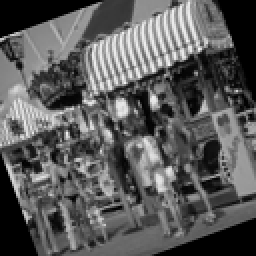
%> input picture MLMF/Dateset/testing set/obj11__2.png, 128 x 128 px, given in place of obj1__0.png, which was not available (shown 2 times larger)
$ octave main.m   (GNU Octave 9; MATLAB toolbox functions it lacks are replaced by stand-ins)
%> lines starting %> are read from the running program, lines starting %| are printed output that depends on the picture; in (x1, y1, x2, y2) boxes, pixels count from 0 and x2, y2 are one past the last pixel; in counts of white or black regions, pixels touching at a corner belong together; the program's own positions count from 1; pictures that were not available may be replaced by others from this repository, and a replacement may not be noted
### MLMF/Function/ro.m
function [r,o] = ro(n,m)
r = zeros(n,m);
o = zeros(n,m);
R = max((n-1)/2,(m-1)/2);
for x = 1:n
    for y = 1:m
        xx = x-1;
        yy = y-1;
        if (xx<=(n-1)/2) && (yy>=(m-1)/2)
            p = yy-(m-1)/2;
            q = (n-1)/2-xx;
            r(x,y) = sqrt(p^2+q^2)/R;
            o(x,y) = asin(q/sqrt(p^2+q^2));
        elseif (xx<=(n-1)/2) && (yy<(m-1)/2)
            p = (m-1)/2-yy;
            q = (n-1)/2-xx;
            r(x,y) = sqrt(p^2+q^2)/R;
            o(x,y) = pi-asin(q/sqrt(p^2+q^2));
        elseif (xx>(n-1)/2) && (yy<=(m-1)/2)
            p = (m-1)/2-yy;
            q = xx-(n-1)/2;
            r(x,y) = sqrt(p^2+q^2)/R;
            o(x,y) = pi+asin(q/sqrt(p^2+q^2));
        elseif (xx>(n-1)/2) && (yy>(m-1)/2)
            p = yy-(m-1)/2;
            q = xx-(n-1)/2;
            r(x,y) = sqrt(p^2+q^2)/R;
            o(x,y) = 2*pi-asin(q/sqrt(p^2+q^2));
        end
        if r(x,y)==0
            o(x,y) = 0;
        elseif r(x,y)>1
            r(x,y) = 100000000;
        end
    end
end

### MLMF/Function/getBF.m
function [BF,NoF,p,q,alpha]=getBF(MODE,sz1,sz2,maxorder)
p=0;q=0;alpha=0;
%% PZM
if MODE==1
    NoF=(maxorder+1)^2;
    indx=1;
    BF=cell(1,NoF);
    [rho,theta]=ro(sz1,sz2);
    pz=rho>1;
    r =rho; r(pz)= 10; r(~pz)= rho(~pz); rho =r;
    for order=0:1:maxorder
        for repetition=-order:1:order
            R=getPZM_RadialPoly(order,repetition,rho);
            pupil =R.*exp(-1j*repetition * theta);
            BF{1,indx}=pupil;
            indx=indx+1;
        end
    end
%% OFMM
elseif MODE==2
    NoF=(maxorder+1)*(2*maxorder+1);
    indx=1;
    BF=cell(1,NoF);
    [rho,theta]=ro(sz1,sz2);
    pz=rho>1;
    r =rho; r(pz)= 10; r(~pz)= rho(~pz); rho =r;
    for order=0:1:maxorder
        R=getOFMM_RadialPoly(order,rho);
        for repetition=-maxorder:1:maxorder
            pupil =R.*exp(-1j*repetition * theta);
            BF{1,indx}=pupil;
            indx=indx+1;
        end
    end
%% CHFM
elseif MODE==3
    NoF=(maxorder+1)*(2*maxorder+1);
    indx=1;
    BF=cell(1,NoF);
    [rho,theta]=ro(sz1,sz2);
    pz=rho>1;
    r =rho; r(pz)= 10; r(~pz)= rho(~pz); rho =r;
    for order=0:1:maxorder
        R=getCHFM_RadialPoly(order,rho);
        for repetition=-maxorder:1:maxorder
            pupil =R.*exp(-1j*repetition * theta);
            BF{1,indx}=pupil;
            indx=indx+1;
        end
    end
%% PJFM
elseif MODE==4
    NoF=(maxorder+1)*(2*maxorder+1);
    indx=1;
    BF=cell(1,NoF);
    [rho,theta]=ro(sz1,sz2);
    pz=rho>1;
    r =rho; r(pz)= 10; r(~pz)= rho(~pz); rho =r;
    for order=0:1:maxorder
        R=getPJFM_RadialPoly(order,rho);
        for repetition=-maxorder:1:maxorder
            pupil =R.*exp(-1j*repetition * theta);
            BF{1,indx}=pupil;
            indx=indx+1;
        end
    end
%% PCET
elseif MODE==5
    NoF=(2*maxorder+1)^2;
    BF=cell(1,NoF);
    [rho,theta]=ro(sz1,sz2);
    pz=rho>1;
    r =rho; r(pz)= 10; r(~pz)= rho(~pz); rho =r;
    indx=1;
    for order=-maxorder:1:maxorder
        R=exp(-1j*2*pi*order.*(rho.^2))/sqrt(pi);
        for repetition=-maxorder:1:maxorder
            pupil =R.*exp(-1j*repetition * theta);
            BF{1,indx}=pupil;
            indx=indx+1;
        end
    end
%% GPCET
elseif MODE==6
    NoF=(2*maxorder+1)^2;
    BF=cell(1,NoF);
    [rho,theta]=ro(sz1,sz2);
    pz=rho>1;
    r =rho; r(pz)= 10; r(~pz)= rho(~pz); rho =r;
    indx=1;
    disp('Parameter Setting: alpha>0;');
    alpha = input('alpha=');
    if  alpha<=0
        disp('Error!');
        return;
    end
    for order=-maxorder:1:maxorder
        R=sqrt(alpha*rho.^(alpha-2)).*exp(1j*2*pi*order.*(rho.^alpha))/sqrt(pi);
        for repetition=-maxorder:1:maxorder
            pupil =R.*exp(-1j*repetition * theta);
            BF{1,indx}=pupil;
            indx=indx+1;
        end
    end
%% FOFMM
elseif MODE==7
    NoF=(maxorder+1)*(2*maxorder+1);
    BF=cell(1,NoF);
    [rho,theta]=ro(sz1,sz2);
    pz=rho>1;
    r =rho; r(pz)= 10; r(~pz)= rho(~pz); rho =r;
    indx=1;
    disp('Parameter Setting: alpha>0;');
    alpha = input('alpha=');
    if  alpha<=0
        disp('Error!');
        return;
    end
    for order=0:1:maxorder
        R=getFOFMM_RadialPoly(order,rho,alpha);
        for repetition=-maxorder:1:maxorder
            pupil =R.*exp(-1j*repetition * theta);
            BF{1,indx}=pupil*1;
            indx=indx+1;
        end
    end
%% FCHFM
elseif MODE==8
    NoF=(maxorder+1)*(2*maxorder+1);
    BF=cell(1,NoF);
    [rho,theta]=ro(sz1,sz2);
    pz=rho>1;
    r =rho; r(pz)= 10; r(~pz)= rho(~pz); rho =r;
    indx=1;
    disp('Parameter Setting: alpha>0;');
    alpha = input('alpha=');
    if  alpha<=0
        disp('Error!');
        return;
    end
    for order=0:1:maxorder
        R=getFCHFM_RadialPoly(order,rho,alpha);
        for repetition=-maxorder:1:maxorder
            pupil =R.*exp(-1j*repetition * theta);
            BF{1,indx}=pupil*1;
            indx=indx+1;
        end
    end
%% FJFM-MLMF
elseif MODE==9
    NoF=(maxorder+1)*(2*maxorder+1)*5;
    BF=cell(1,NoF);
    [rho,theta]=ro(sz1,sz2);
    pz=rho>1;
    r =rho; r(pz)= 10; r(~pz)= rho(~pz); rho =r;
    indx=1;
    disp('Parameter Setting: p-q>-1, q>0;');
    p = input('p=');
    q = input('q=');
    if  p-q<=-1 || q<=0
        disp('Error!');
        return;
    end
    % (0.25)
    alpha=0.25;
    for order=0:1:maxorder
        R=getFJFM_RadialPoly(order,rho,p,q,alpha);
        for repetition=-maxorder:1:maxorder
            pupil =R.*exp(-1j*repetition * theta);
            w=(order+1)*2^(2-abs(log2(alpha)));
            BF{1,indx}=pupil*w;
            indx=indx+1;
        end
    end
    % (0.5)
    alpha=0.5;
    for order=0:1:maxorder
        R=getFJFM_RadialPoly(order,rho,p,q,alpha);
        for repetition=-maxorder:1:maxorder
            pupil =R.*exp(-1j*repetition * theta);
            w=(order+1)*2^(2-abs(log2(alpha)));
            BF{1,indx}=pupil*w;
            indx=indx+1;
        end
    end
    % (1)
    alpha=1;
    for order=0:1:maxorder
        R=getFJFM_RadialPoly(order,rho,p,q,alpha);
        for repetition=-maxorder:1:maxorder
            pupil =R.*exp(-1j*repetition * theta);
            w=(order+1)*2^(2-abs(log2(alpha)));
            BF{1,indx}=pupil*w;
            indx=indx+1;
        end
    end
   % (2)
    alpha=2;
    for order=0:1:maxorder
        R=getFJFM_RadialPoly(order,rho,p,q,alpha);
        for repetition=-maxorder:1:maxorder
            pupil =R.*exp(-1j*repetition * theta);
            w=(order+1)*2^(2-abs(log2(alpha)));
            BF{1,indx}=pupil*w;
            indx=indx+1;
        end
    end
   % (4)
    alpha=4;
    for order=0:1:maxorder
        R=getFJFM_RadialPoly(order,rho,p,q,alpha);
        for repetition=-maxorder:1:maxorder
            pupil =R.*exp(-1j*repetition * theta);
            w=(order+1)*2^(2-abs(log2(alpha)));
            BF{1,indx}=pupil*w;
            indx=indx+1;
        end
    end
end
end

### MLMF/Function/features.m
function [Z] = features(I,LE,BF)
Z= zeros(LE,1);
for i=1:1:LE
    temp = I.*BF{i};
    Z(i,1) = sum(temp(:));
end
Z=abs(Z);
% Z=(Z-min(Z))/(max(Z)-min(Z));
end

### MLMF/main.m
%%%%%%%%%%%%%%%%%%%%%%%%%%%%%%%%%%%%%%%%%%%
% This code was developed by Shuren Qi
% i@srqi.email
% All rights reserved.
%%%%%%%%%%%%%%%%%%%%%%%%%%%%%%%%%%%%%%%%%%%
%%
close all;
clear all;
clc;
addpath(genpath(pwd));
%% METHOD
VARrange=0:0.05:0.3;
MD={'1.PZM[1988]';'2.OFMM[1994]';'3.CHFM[2002]';'4.PJFM[2004]';'5.PCET[2010]';'6.GPCET[2014]';'7.FOFMM[2016]';'8.FCHFM[2019]';'9.FJFM-MLMF[ours]'};for i=1:1:9, disp(MD{i}); end
MODE = input('Please select a mode (1 ~ 9): ');
%> the answer given: 1
K = input('Please enter the maximum order K (K>=0): ');
%> the answer given: 3
if  K<0
        disp('Error!');
        return;
end
[BF,NoF,p,q,alpha]=getBF(MODE,128,128,K);
clc;
if MODE==6 || MODE==7 || MODE==8
    disp([MD{MODE},' (alpha=',num2str(alpha),')']);
elseif MODE==9
    disp([MD{MODE},' (p=',num2str(p),',q=',num2str(q),')']);
else
    disp(MD{MODE});
end
disp(table([K;NoF],'RowNames',{'K';'NoF'},'VariableNames',{'Value'}));
disp('~~~~~~~~~~~~~~~~~~~~~~~~~~');
disp(['	VAR      ','   CCP(%)']);
flg=1;
UCCP=zeros(size(VARrange,2),1);
for VAR=VARrange
%% training
[r,o]=ro(128,128);
pz1=r>1;
OBJ=100;
trainLabels =zeros(OBJ,1);
trainData=zeros(OBJ,NoF);
for i=1:1:OBJ
        I=imread(['Dateset\training set\obj',num2str(i),'__0.png']);
%> I is the input picture: size 128x128 uint8; min 0, max 244, mean 90.8
        I(pz1)=0;
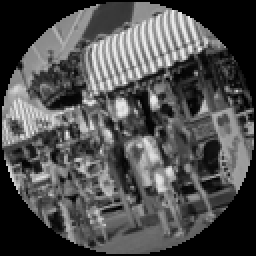
%> I: size 128x128 uint8 (shown 2 times larger); 11.16% of pixels changed, all inside (x1, y1, x2, y2) = (0, 0, 128, 128)
        trainLabels(i,1)=i;
        trainData(i,:)=features(double(I),NoF,BF)';
%> the loop in features, `for i=1:1:LE` made 16 passes
%> pass 1, in features, `temp = I.*BF{i};`:
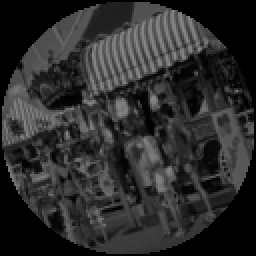
%> temp: size 128x128 double (shown 2 times larger); min 0, max 137.7, mean 44.9
%> pass 3, in features, `temp = I.*BF{i};`:
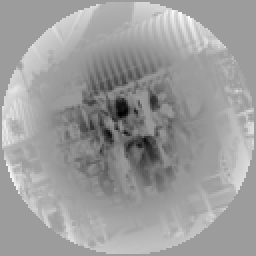
%> temp: size 128x128 double (shown 2 times larger); min -298.1, max 188.4, mean 1.5; drawn with min black and max white
%> in features, `Z=abs(Z);`: Z = [735598.3; 71198.3; 25053.6; 71198.3; 32112.9; 7745.8; 2684.9; 7745.8; 32112.9; 36253.9; 52880.9; 19217.3; 10436.1; 19217.3; 52880.9; 36253.9]
%> (the run ends here)

$ run again, on MLMF/Dateset/testing set/obj11__3.png
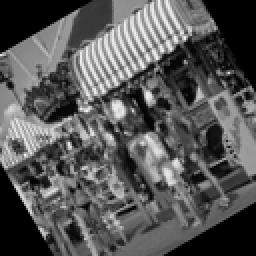
%> input picture MLMF/Dateset/testing set/obj11__3.png, 128 x 128 px, given in place of obj1__0.png, which was not available (shown 2 times larger)
%> I is the input picture: size 128x128 uint8; min 0, max 246, mean 87.5
%> `I(pz1)=0;`:
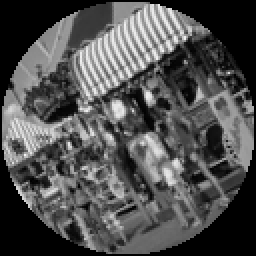
%> I: size 128x128 uint8 (shown 2 times larger); 7.98% of pixels changed, all inside (x1, y1, x2, y2) = (0, 0, 128, 128)
%> the loop in features, `for i=1:1:LE` made 16 passes
%> pass 3, in features, `temp = I.*BF{i};`:
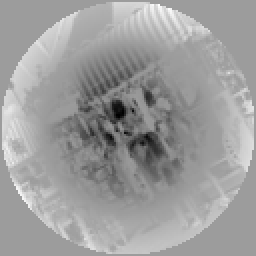
%> temp: size 128x128 double (shown 2 times larger); min -297.2, max 186.8, mean 1.5; drawn with min black and max white
%> Z = [735367.5; 71093; 24705.2; 71093; 31815.1; 7772.5; 3101.8; 7772.5; 31815.1; 35734.4; 53282.9; 19495; 10003.4; 19495; 53282.9; 35734.4]

$ run again, on MLMF/Dateset/testing set/obj11__31.png
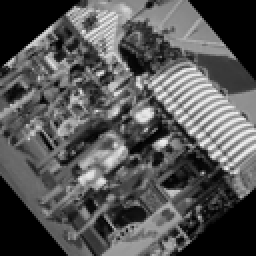
%> input picture MLMF/Dateset/testing set/obj11__31.png, 128 x 128 px, given in place of obj1__0.png, which was not available (shown 2 times larger)
%> I is the input picture: size 128x128 uint8; min 0, max 245, mean 85.8
%> `I(pz1)=0;`:
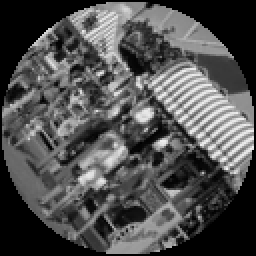
%> I: size 128x128 uint8 (shown 2 times larger); 6.47% of pixels changed, all inside (x1, y1, x2, y2) = (0, 0, 128, 128)
%> the loop in features, `for i=1:1:LE` made 16 passes
%> pass 3, in features, `temp = I.*BF{i};`:
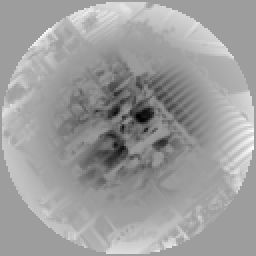
%> temp: size 128x128 double (shown 2 times larger); min -298.3, max 185.8, mean 1.5; drawn with min black and max white
%> Z = [735166.1; 71141.9; 24443; 71141.9; 31779.4; 7746.2; 3448.2; 7746.2; 31779.4; 35532.2; 53274.9; 19382.8; 9620.4; 19382.8; 53274.9; 35532.2]
